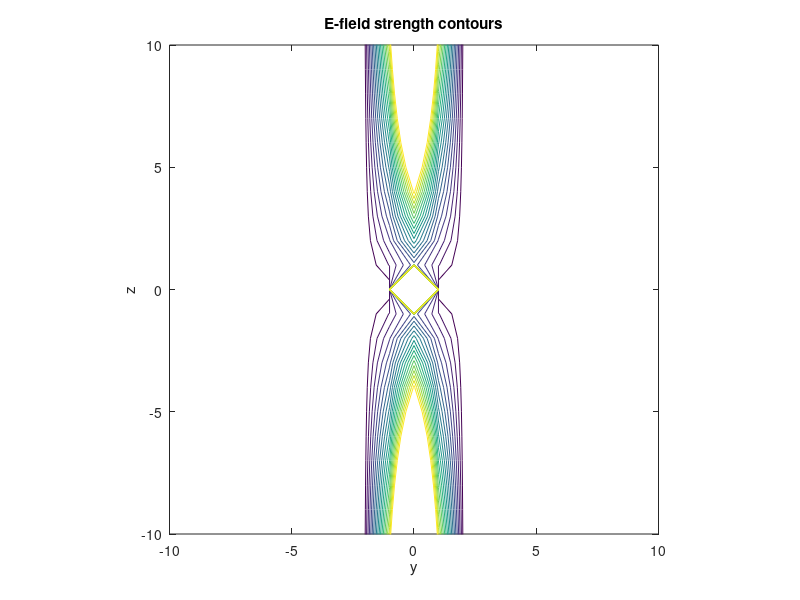
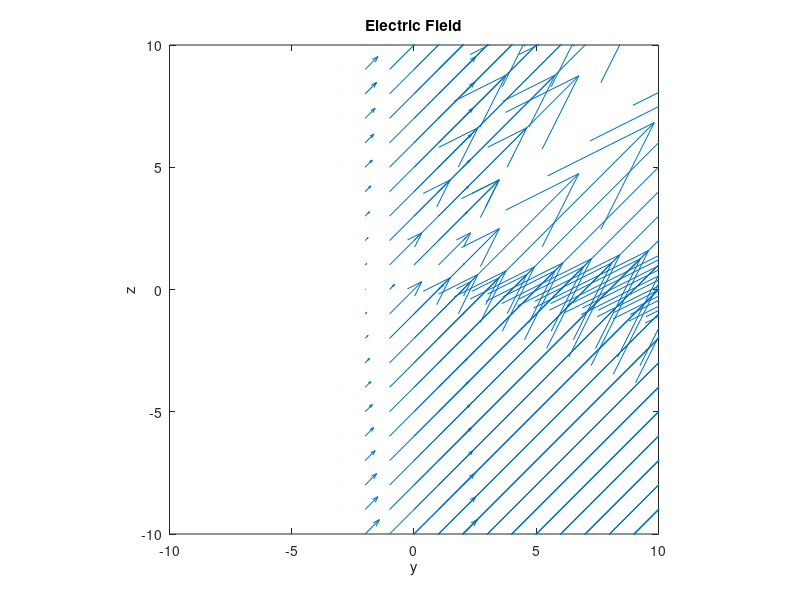
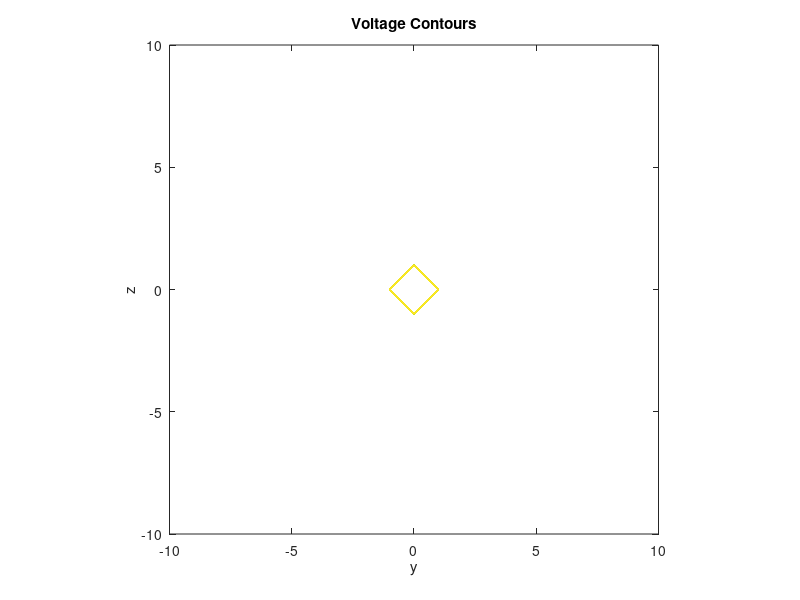
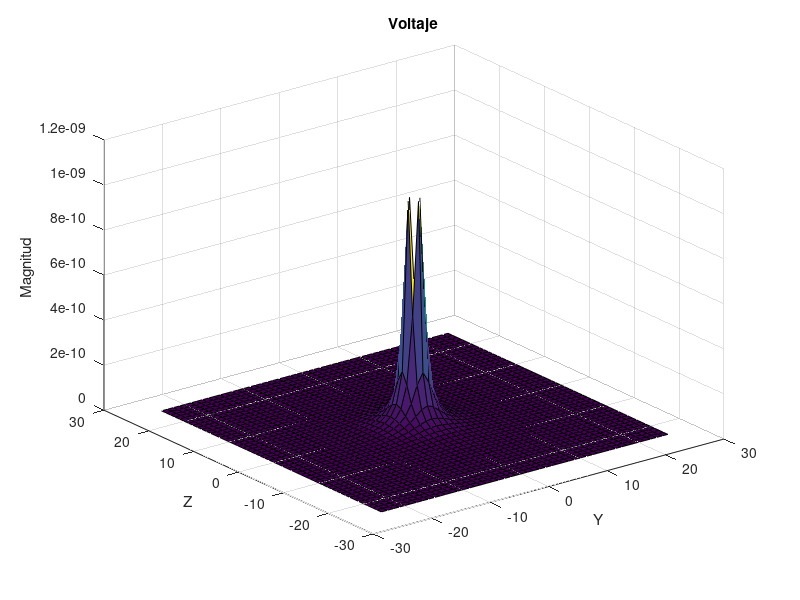

The MATLAB script that drew these images, in order:
clear; 
close all; 
%-------------------------------------------------------------------------%
%                             INITIALIZATION                                  
%-------------------------------------------------------------------------%
% Constant 1/(4*pi*epsilon_0) = 9*10^9
% k = 9*10^9;
k = 1;
% eps_r = Relative permittivity
eps_r = 1;
charge_order = 10^-9; % milli, micro, nano etc..
const = k*charge_order/eps_r;

% Nx = Number of grid points in X- direction
% Ny = Number of grid points in Y-Direction
Nx = 50; % For 1 meter
Ny = 50; % For 1 meter
Nz = 50;
% n = Number of charges
n = 1;
% Electric fields Initialization
% E = Total electric field
P_f = zeros(Nx,Ny);
V   = zeros(Nx,Ny);     %voltage
% Ex = X-Component of Electric-Field
% Ey = Y-Component of Electric-Field
Px = P_f;
Py = P_f;
% ex = unit vector for x-component electric field
% ey = unit vector for y-component electric field
%ex = E_f;
%ey = E_f;
% r = distance between a selected point and the location of charge
r = P_f;
%r_square = E_f;
% Array of charges
% Q = All the 'n' charges are stored here
Q = [1];
% Array of locations
Xq = [0];

Yq = [0];
x_range = (1:Nx)-25;        %x coordinates for calculations
y_range = (1:Ny)-25;        %y coordinates for calculations
z_range = (1:Nz)-25;
[xMesh,yMesh]=meshgrid(x_range,y_range); %make 2 arrays with size (Nx,Ny)

%-------------------------------------------------------------------------%
%                      COMPUTATION OF ELECTRIC FIELDS
%-------------------------------------------------------------------------%

%  Repeat for all the 'n' charges
for k = 1:n
    r_square=(xMesh-Xq(k)).^2+(yMesh-Yq(k)).^2;
    r=sqrt(r_square);
    %extemp=const*Q(k)*(xMesh-Xq(k))./r;
    %eytemp=const*Q(k)*(yMesh-Yq(k))./r;
    %figure;
    %quiver(x_range,y_range,extemp,eytemp);
    %axis([-15 15 -15 15]); axis square;
    %tstr=sprintf('k=%d',k); title(tstr);
    Px = Px + (-k*exp(-r.^2))./r + (2.*r*k*exp(-r.^2));      %x-component of field
    Py = Py + (-k*exp(-r.^2))./r + (2.*r*k*exp(-r.^2));      %y-component of field
    V = V + const*Q(k)./r.^2;                      %voltage
end
P_f=sqrt(Px.^2+Py.^2);      %electric field magnitude
%-------------------------------------------------------------------------%
%                           PLOT THE RESULTS
%-------------------------------------------------------------------------%
figure;
% subplot(1,3,1);
contour_range = 0:1:20;
contour(x_range,y_range,P_f,contour_range,'linewidth',0.5);
title('E-field strength contours');
axis([-10 10 -10 10]);
axis square;
xlabel('y');
ylabel('z');

figure;
% subplot(1,3,2);
quiver(x_range,y_range,Px,Py);
title('Electric Field');
axis([-10 10 -10 10]);
axis square;
xlabel('y');
ylabel('z');

figure;
% subplot(1,3,3);
contour_range = -10:0.1:10;
contour(x_range,y_range,V,contour_range);
title('Voltage Contours');
axis([-10 10 -10 10]);
axis square;
xlabel('y');
ylabel('z');

figure;
surf(xMesh,yMesh,V);
title('Voltaje');
zlabel('Magnitud');
xlabel('Y'); 
ylabel('Z');

figure;
surf(x_range,y_range,P_f);
% contour(x_range,y_range,E_f,contour_range);
title('Campo electrico');
zlabel('Magnitud');
xlabel('Y'); 
ylabel('Z');